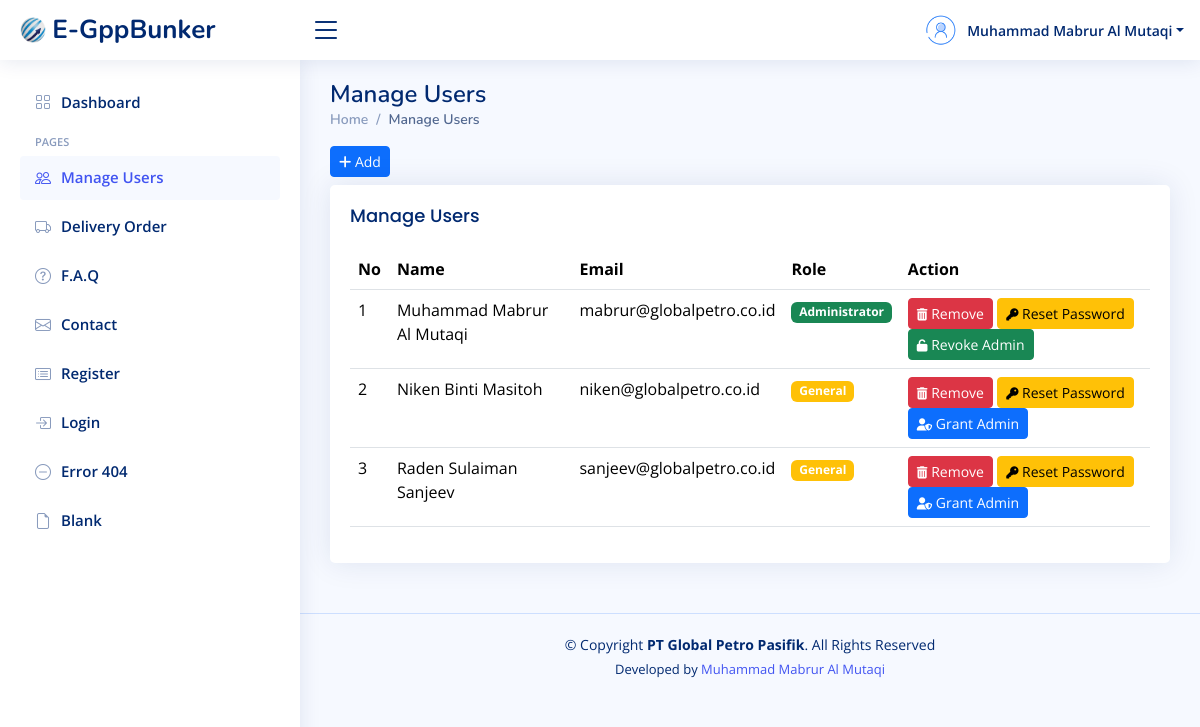
The page /manage-users.php (signed in) on the database its author committed.
### tables this page shows
CREATE TABLE `users` (
  `id_user` int(11) NOT NULL,
  `nama` varchar(50) NOT NULL,
  `email` varchar(50) NOT NULL,
  `password` varchar(255) NOT NULL,
  `is_admin` tinyint(1) NOT NULL DEFAULT 0
);

### manage-users.php (the view, shortened to what this page needs)
<?php
    include "koneksi.php";
    $nama = $_SESSION["nama"];
?>
<!DOCTYPE html>
<html lang="en">
<?php
    include "layouts/head-css.php";
?>
<body>
<?php
    include "layouts/header.php";
?>
<?php
    include "layouts/sidebar.php";
?>
  <main id="main" class="main">
    <div class="pagetitle">
      <h1>Manage Users</h1>
      <nav>
        <ol class="breadcrumb">
          <li class="breadcrumb-item"><a href="index.php">Home</a></li>
          <li class="breadcrumb-item active">Manage Users</li>
        </ol>
      </nav>
    </div>
    <a href="tambah-user.php" class="btn btn-primary btn-sm mb-2"><i class="fa fa-plus"></i> Add</a>
    <section class="section">
      <div class="row">
        <div class="col-lg-12">
          <div class="card">
            <div class="card-body">
              <h5 class="card-title">Manage Users</h5>
              <table class="table datatable">
                <thead>
                  <tr>
                    <th>No</th>
                    <th>Name</th>
                    <th>Email</th>
                    <th>Role</th>
                    <th>Action</th>
                  </tr>
                </thead>
                <tbody>
                <?php
                    $no = 1;
                    $query = "SELECT * FROM users";
                    $tampil = mysqli_query($koneksi, $query);
                    if (mysqli_num_rows($tampil) > 0) {
                        while ($data = mysqli_fetch_assoc($tampil)){
                ?>
                  <tr>
                    <td><?= $no++?></td>
                    <td><?= $data['nama']?></td>
                    <td><?= $data['email']?></td>
                    <td><span class="badge <?= ($data['is_admin'] == true) ? 'bg-success' : 'bg-warning'?>"><?= ($data['is_admin'] == true) ? 'Administrator' : 'General'?></span></td>
                    <td>
                        <a href="#" class="btn btn-danger btn-sm" onclick="return confirmRemove(<?= $data['id_user']?>);"><i class="fa fa-trash fa-sm"></i> Remove</a>
                        <a href="reset-password.php?id_user=<?= $data['id_user']?>" class="btn btn-warning btn-sm"><i class="fa fa-key fa-sm"></i> Reset Password</a>
                        <?php
                            if($data['is_admin']==true){
                                echo '<a href="#" class="btn btn-success btn-sm" onclick="return confirmRemoveAdmin(' . $data['id_user'] . ');"><i class="fa fa-unlock-alt fa-sm"></i> Revoke Admin</a>';
                            } else {
                                echo '<a href="#" class="btn btn-primary btn-sm" onclick="return confirmMakeAdmin(' . $data['id_user'] . ');"><i class="fa fa-user-shield fa-sm"></i> Grant Admin</a>';
                            }
                        ?>
                    </td>
                  </tr>
            <?php
                }
            } else {
            ?>
                <tr>
                    <td colspan="5" class="text-center">Tidak ada data</td>
                </tr>
            <?php } ?>
                </tbody>
              </table>
            </div>
          </div>
        </div>
      </div>
    </section>
  </main>
<?php
    include "layouts/footer.php";
?>
</body>
</html>

### layouts/head-css.php (shortened to what this page needs)
<head>
  <link href="assets/vendor/bootstrap/css/bootstrap.min.css" rel="stylesheet">
  <link href="assets/vendor/bootstrap-icons/bootstrap-icons.css" rel="stylesheet">
  <link href="assets/vendor/boxicons/css/boxicons.min.css" rel="stylesheet">
  <link href="assets/vendor/quill/quill.snow.css" rel="stylesheet">
  <link href="assets/vendor/quill/quill.bubble.css" rel="stylesheet">
  <link href="assets/vendor/remixicon/remixicon.css" rel="stylesheet">
  <link href="assets/vendor/simple-datatables/style.css" rel="stylesheet">
  <link href="assets/css/style.css" rel="stylesheet">
  <link rel="stylesheet" href="node_modules/@fortawesome/fontawesome-free/css/all.min.css">
</head>

### layouts/header.php (shortened to what this page needs)
<header id="header" class="header fixed-top d-flex align-items-center">
<div class="d-flex align-items-center justify-content-between">
  <a href="index.php" class="logo d-flex align-items-center">
    <img src="assets/img/logo-gpp-2.png" alt="">
    <span class="d-none d-lg-block">E-GppBunker</span>
  </a>
  <i class="bi bi-list toggle-sidebar-btn"></i>
</div>
<nav class="header-nav ms-auto">
  <ul class="d-flex align-items-center">
    <li class="nav-item dropdown pe-3">
      <a class="nav-link nav-profile d-flex align-items-center pe-0" href="#" data-bs-toggle="dropdown">
        <img src="assets/img/user-286.png" alt="Profile" class="rounded-circle">
        <span class="d-none d-md-block dropdown-toggle ps-2"><?= $nama?></span>
      </a>
    </li>
  </ul>
</nav>
</header>

### layouts/sidebar.php
<aside id="sidebar" class="sidebar">
<ul class="sidebar-nav" id="sidebar-nav">
  <li class="nav-item">
    <a class="nav-link <?= basename($_SERVER['PHP_SELF']) == 'index.php' || basename($_SERVER['PHP_SELF']) == 'my-profile.php' || basename($_SERVER['PHP_SELF']) == 'change-profile.php' || basename($_SERVER['PHP_SELF']) == 'change-password.php' ? '' : 'collapsed'?>" href="index.php">
      <i class="bi bi-grid"></i>
      <span>Dashboard</span>
    </a>
  </li>
  <li class="nav-heading">Pages</li>
  <?php if (isset($_SESSION['is_admin']) && $_SESSION['is_admin'] == true): ?>
    <li class="nav-item ">
      <a class="nav-link <?= basename($_SERVER['PHP_SELF']) == 'manage-users.php' || basename($_SERVER['PHP_SELF']) == 'tambah-user.php' || basename($_SERVER['PHP_SELF']) == 'reset-password.php' ? '' : 'collapsed'?>" href="manage-users.php">
        <i class="bi bi-people"></i>
        <span>Manage Users</span>
      </a>
    </li>
  <?php endif; ?>
  <li class="nav-item">
    <a class="nav-link <?= basename($_SERVER['PHP_SELF']) == 'manage-delivery-order.php' || basename($_SERVER['PHP_SELF']) == 'tambah-delivery.php' || basename($_SERVER['PHP_SELF']) == 'edit-delivery.php' ? '' : 'collapsed'?>" href="manage-delivery-order.php">
      <i class="bi bi-truck"></i>
      <span>Delivery Order</span>
    </a>
  </li>
  <li class="nav-item">
    <a class="nav-link collapsed" href="pages-faq.html">
      <i class="bi bi-question-circle"></i>
      <span>F.A.Q</span>
    </a>
  </li>
  <li class="nav-item">
    <a class="nav-link collapsed" href="pages-contact.html">
      <i class="bi bi-envelope"></i>
      <span>Contact</span>
    </a>
  </li>
  <li class="nav-item">
    <a class="nav-link collapsed" href="pages-register.html">
      <i class="bi bi-card-list"></i>
      <span>Register</span>
    </a>
  </li>
  <li class="nav-item">
    <a class="nav-link collapsed" href="pages-login.html">
      <i class="bi bi-box-arrow-in-right"></i>
      <span>Login</span>
    </a>
  </li>
  <li class="nav-item">
    <a class="nav-link collapsed" href="pages-error-404.html">
      <i class="bi bi-dash-circle"></i>
      <span>Error 404</span>
    </a>
  </li>
  <li class="nav-item">
    <a class="nav-link collapsed" href="pages-blank.html">
      <i class="bi bi-file-earmark"></i>
      <span>Blank</span>
    </a>
  </li>
</ul>
</aside>

### layouts/footer.php
<footer id="footer" class="footer">
    <div class="copyright">
        &copy; Copyright <strong><span>PT Global Petro Pasifik</span></strong>. All Rights Reserved
    </div>
    <div class="credits">
        Developed by <a href="https://www.instagram.com/mabruralmutaqi/" target="_blank">Muhammad Mabrur Al Mutaqi</a>
    </div>
</footer>

### assets/css/style.css (style rules this page uses)
:root { scroll-behavior: smooth; }
body { font-family: "Open Sans", sans-serif; background: #f6f9ff; color: #444444; }
a { color: #4154f1; text-decoration: none; }
h1, h2, h3, h4, h5, h6 { font-family: "Nunito", sans-serif; }
#main { margin-top: 60px; padding: 20px 30px; transition: all 0.3s; }
.pagetitle { margin-bottom: 10px; }
.pagetitle h1 { font-size: 24px; margin-bottom: 0; font-weight: 600; color: #012970; }
.card { margin-bottom: 30px; border: none; border-radius: 5px; box-shadow: 0px 0 30px rgba(1, 41, 112, 0.1); }
.card-title { padding: 20px 0 15px 0; font-size: 18px; font-weight: 500; color: #012970; font-family: "Poppins", sans-serif; }
.card-body { padding: 0 20px 20px 20px; }
.breadcrumb { font-size: 14px; font-family: "Nunito", sans-serif; color: #899bbd; font-weight: 600; }
.breadcrumb a { color: #899bbd; transition: 0.3s; }
.breadcrumb .breadcrumb-item::before { color: #899bbd; }
.breadcrumb .active { color: #51678f; font-weight: 600; }
.logo { line-height: 1; }
@media (min-width: 1200px) { .logo { width: 280px; } }
.logo img { max-height: 26px; margin-right: 6px; }
.logo span { font-size: 26px; font-weight: 700; color: #012970; font-family: "Nunito", sans-serif; }
.header { transition: all 0.5s; z-index: 997; height: 60px; box-shadow: 0px 2px 20px rgba(1, 41, 112, 0.1); background-color: #fff; padding-left: 20px; }
.header .toggle-sidebar-btn { font-size: 32px; padding-left: 10px; cursor: pointer; color: #012970; }
.header-nav ul { list-style: none; }
.header-nav>ul { margin: 0; padding: 0; }
.header-nav .nav-profile { color: #012970; }
.header-nav .nav-profile img { max-height: 36px; }
.header-nav .nav-profile span { font-size: 14px; font-weight: 600; }
.sidebar { position: fixed; top: 60px; left: 0; bottom: 0; width: 300px; z-index: 996; transition: all 0.3s; padding: 20px; overflow-y: auto; scrollbar-width: thin; scrollbar-color: #aab7cf transparent; box-shadow: 0px 0px 20px rgba(1, 41, 112, 0.1); background-color: #fff; }
@media (min-width: 1200px) { #main, #footer { margin-left: 300px; } }
.sidebar-nav { padding: 0; margin: 0; list-style: none; }
.sidebar-nav li { padding: 0; margin: 0; list-style: none; }
.sidebar-nav .nav-item { margin-bottom: 5px; }
.sidebar-nav .nav-heading { font-size: 11px; text-transform: uppercase; color: #899bbd; font-weight: 600; margin: 10px 0 5px 15px; }
.sidebar-nav .nav-link { display: flex; align-items: center; font-size: 15px; font-weight: 600; color: #4154f1; transition: 0.3; background: #f6f9ff; padding: 10px 15px; border-radius: 4px; }
.sidebar-nav .nav-link i { font-size: 16px; margin-right: 10px; color: #4154f1; }
.sidebar-nav .nav-link.collapsed { color: #012970; background: #fff; }
.sidebar-nav .nav-link.collapsed i { color: #899bbd; }
.footer { padding: 20px 0; font-size: 14px; transition: all 0.3s; border-top: 1px solid #cddfff; }
.footer .copyright { text-align: center; color: #012970; }
.footer .credits { padding-top: 5px; text-align: center; font-size: 13px; color: #012970; }

### rows shown on the page
users: nama "Muhammad Mabrur Al Mutaqi", email "mabrur@globalpetro.co.id", is_admin "Administrator"
users: nama "Niken Binti Masitoh", email "niken@globalpetro.co.id", is_admin "General"
users: nama "Raden Sulaiman Sanjeev", email "sanjeev@globalpetro.co.id", is_admin "General"

### other values the page prints
$nama "Muhammad Mabrur Al Mutaqi"
